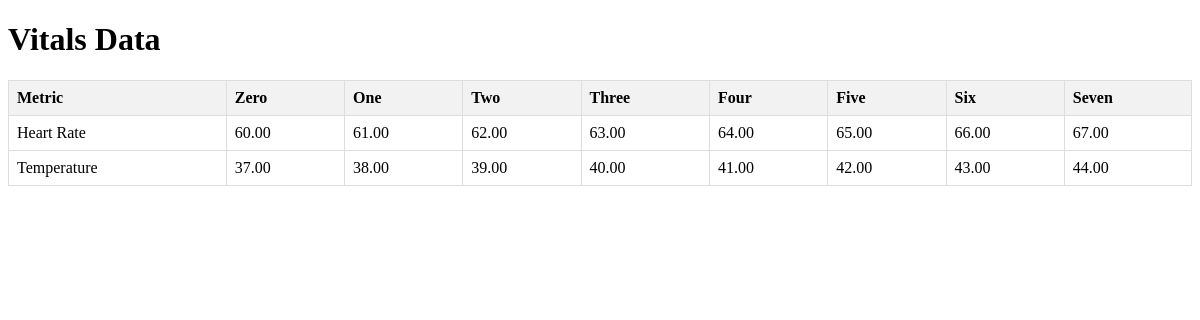
The page / on the database its author committed.
### table/models.py (models this page shows)
class Vitals_table(models.Model):
    metric = models.CharField(max_length=255)
    zero = models.DecimalField(decimal_places=2, max_digits=10)
    one = models.DecimalField(decimal_places=2, max_digits=10)
    two = models.DecimalField(decimal_places=2, max_digits=10)
    three = models.DecimalField(decimal_places=2, max_digits=10)
    four = models.DecimalField(decimal_places=2, max_digits=10)
    five = models.DecimalField(decimal_places=2, max_digits=10)
    six = models.DecimalField(decimal_places=2, max_digits=10)
    seven = models.DecimalField(decimal_places=2, max_digits=10)

### table/views.py (the view)
# urls.py: path('', vitals_table_view, name='vitals_table_view'),
def vitals_table_view(request):
    vitals_data = Vitals_table.objects.all()
    return render(request, 'table/templates/index.html', {'vitals_data': vitals_data})

### table/templates/index.html (shortened to what this page needs)
{% load static %}
<!DOCTYPE html>
<html lang="en">
<head>
    <link rel="stylesheet" href="{% static 'css/style.css' %}">
</head>
<body>
    <h1>Vitals Data</h1>
    <table border="1">
        <thead>
            <tr>
                <th>Metric</th>
                <th>Zero</th>
                <th>One</th>
                <th>Two</th>
                <th>Three</th>
                <th>Four</th>
                <th>Five</th>
                <th>Six</th>
                <th>Seven</th>
            </tr>
        </thead>
        <tbody>
            {% for data in vitals_data %}
                <tr>
                    <td>{{ data.metric }}</td>
                    <td>{{ data.zero }}</td>
                    <td>{{ data.one }}</td>
                    <td>{{ data.two }}</td>
                    <td>{{ data.three }}</td>
                    <td>{{ data.four }}</td>
                    <td>{{ data.five }}</td>
                    <td>{{ data.six }}</td>
                    <td>{{ data.seven }}</td>
                </tr>
            {% endfor %}
        </tbody>
    </table>
</body>
</html>

### table/static/css/style.css (style rules this page uses)
table { width: 100%; border-collapse: collapse; margin-top: 20px; }
th, td { border: 1px solid #ddd; padding: 8px; text-align: left; }
th { background-color: #f2f2f2; }

### rows shown on the page
Vitals_table: metric "Heart Rate", zero "60.00", one "61.00", two "62.00", three "63.00", four "64.00", five "65.00", six "66.00", seven "67.00"
Vitals_table: metric "Temperature", zero "37.00", one "38.00", two "39.00", three "40.00", four "41.00", five "42.00", six "43.00", seven "44.00"
